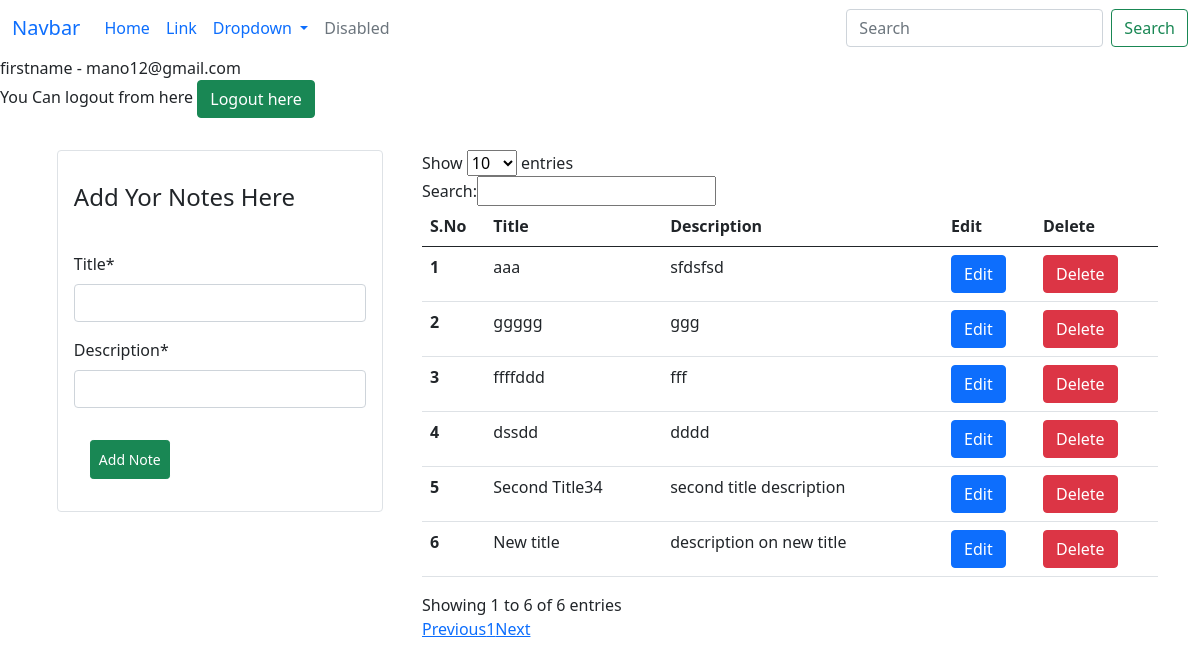
Page / (signed in) on the committed database.
### notes/models.py (models this page shows, shortened)
class Note(models.Model):
    title = models.CharField(max_length=100)
    description = models.CharField(max_length=200, null = True)
    user = models.ForeignKey(User, on_delete= models.CASCADE )

### notes/views.py (the view, shortened to what this page needs)
# urls.py: path('', views.index, name = 'Home'),
def index(request):
    if request.user.is_authenticated:
        form  = NoteForm()
        notes = Note.objects.filter(user = request.user ).order_by('-id')
        data = {
            'form':form,
            'notes':notes
        }
        return render(request,template_name='notes/index.html',context = data)
    else:
        return redirect('Login')

### notes/form.py
class NoteForm(forms.ModelForm):
    class Meta:
        model = Note
        fields = "title", "description"

### notes/templates/notes/index.html (shortened to what this page needs)
{%  extends 'notes/layout.html' %}
{%  load crispy_forms_tags %}
{% block body %}
  {{request.user.username}} - {{request.user.email}}
  <p>You Can logout from here <a class="btn btn-success"  href=" {% url 'Logout' %}">Logout here</a> </p>
  <div class="container">
    <div class="row">
      <div class="col-lg-4 mt-3 mb-3">
          <div class="col-11 mx-sm-auto rounded border p-3">
            <h4 class="pt-3 pb-4">Add Yor Notes Here</h4>
            <form id="noteForm" >
              {{form | crispy}}
              <input type="submit" class="btn btn-success btn-sm p-2 m-3" value="Add Note" id="add">
          </form>
          </div>
      </div>
      <div class="col-lg-8 mt-3 mb-3">
          <table class="table" id="notesTable">
              <thead>
                  <tr>
                      <th scope="col">S.No</th>
                      <th scope="col">Title</th>
                      <th scope="col">Description</th>
                      <th scope="col">Edit</th>
                      <th scope="col">Delete</th>
                  </tr>
              </thead>
              <tbody>
                {% for note in notes %}
                <tr>
                    <th scope="row">{{forloop.counter}}</th>
                    <td class="title">{{note.title}}</td>
                    <td class="description">{{note.description}}</td>
                    <td><button data="{{note.id}}" class="btn btn-primary edit">Edit</button></td>
                    <td><button data="{{note.id}}" class="btn btn-danger delete">Delete</button></td>
                </tr>
                {% endfor %}
              </tbody>
          </table>
      </div>
    </div>
  </div>
{% endblock %}

### notes/templates/notes/layout.html (shortened to what this page needs)
<!DOCTYPE html>
<html lang="en">
  {% load static  %}
  <head>
    <link href="https://cdn.jsdelivr.net/npm/bootstrap@5.0.2/dist/css/bootstrap.min.css" rel="stylesheet">
    <link rel='stylesheet' href={% static 'notes/css/style.css' %} >
  </head>
  <body>
    <header>
        <nav class="navbar navbar-expand-lg bg-body-tertiary">
            <div class="container-fluid">
              <a class="navbar-brand" href="#">Navbar</a>
              <div class="collapse navbar-collapse" id="navbarSupportedContent">
                <ul class="navbar-nav me-auto mb-2 mb-lg-0">
                  <li class="nav-item">
                    <a class="nav-link active" aria-current="page" href="#">Home</a>
                  </li>
                  <li class="nav-item">
                    <a class="nav-link" href="#">Link</a>
                  </li>
                  <li class="nav-item dropdown">
                    <a class="nav-link dropdown-toggle" href="#" role="button" data-bs-toggle="dropdown" aria-expanded="false">
                      Dropdown
                    </a>
                  </li>
                  <li class="nav-item">
                    <a class="nav-link disabled" aria-disabled="true">Disabled</a>
                  </li>
                </ul>
                <form class="d-flex" role="search">
                  <input class="form-control me-2" type="search" placeholder="Search" aria-label="Search">
                  <button class="btn btn-outline-success" type="submit">Search</button>
                </form>
              </div>
            </div>
          </nav>
    </header>
    {% block body %}
    {% endblock %}
  </body>
</html>

### rows in the picture
Note: title "aaa", description "sfdsfsd"
Note: title "ggggg", description "ggg"
Note: title "ffffddd", description "fff"
Note: title "dssdd", description "dddd"
Note: title "Second Title34", description "second title description"
Note: title "New title", description "description on new title"

### other values in the picture
{{ request.user.username }} "firstname"
{{ request.user.email }} "mano12@gmail.com"
